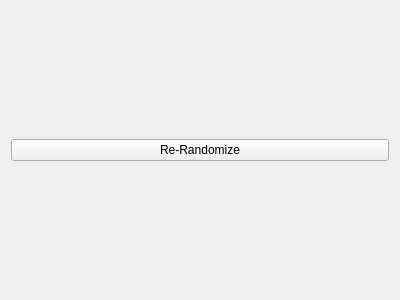
<?xml version="1.0" encoding="UTF-8"?>
<ui version="4.0">
<comment>
  * Released as open source by NCC Group Plc - http://www.nccgroup.com/
  *
  * Developed by Gabriel Caudrelier, gabriel dot caudrelier at nccgroup dot com
  *
  * https://github.com/nccgroup/pip3line
  *
  * Released under AGPL see LICENSE for more information
</comment>
 <class>RandomCaseWidget</class>
 <widget class="QWidget" name="RandomCaseWidget">
  <property name="geometry">
   <rect>
    <x>0</x>
    <y>0</y>
    <width>400</width>
    <height>300</height>
   </rect>
  </property>
  <property name="windowTitle">
   <string>Form</string>
  </property>
  <layout class="QHBoxLayout" name="horizontalLayout">
   <item>
    <widget class="QPushButton" name="pushButton">
     <property name="text">
      <string>Re-Randomize</string>
     </property>
    </widget>
   </item>
  </layout>
 </widget>
 <resources/>
 <connections>
  <connection>
   <sender>pushButton</sender>
   <signal>clicked()</signal>
   <receiver>RandomCaseWidget</receiver>
   <slot>onRerandomize()</slot>
   <hints>
    <hint type="sourcelabel">
     <x>199</x>
     <y>149</y>
    </hint>
    <hint type="destinationlabel">
     <x>199</x>
     <y>149</y>
    </hint>
   </hints>
  </connection>
 </connections>
 <slots>
  <slot>onRerandomize()</slot>
 </slots>
</ui>
